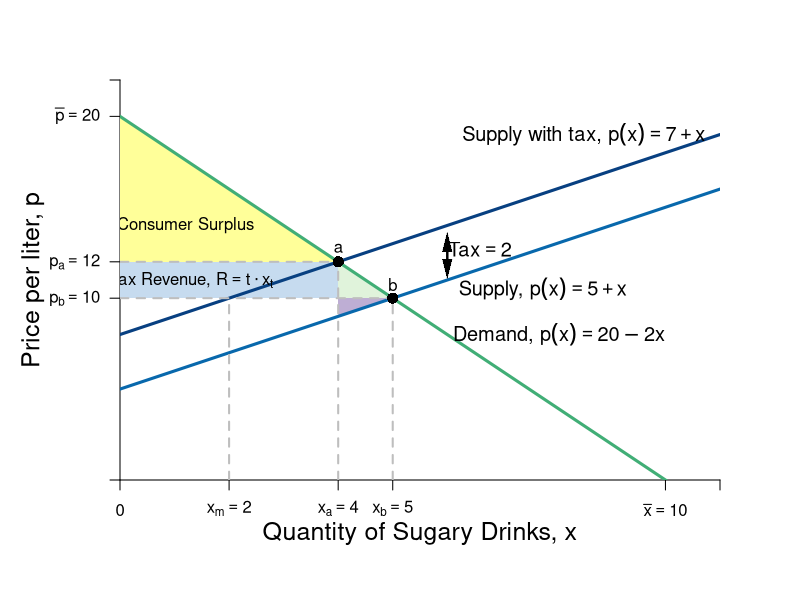

Generate this figure with R:
require(shape)
pdf(file = "indmarketdemand/sugar_tax.pdf", width = 9, height = 7)

#Set parameters for graphics
axislabelsize <- 1.5
labelsize <- 1.2
graphlinewidth <- 3
segmentlinewidth <- 2

COL <- c("#7fc97f", "#beaed4", "#fdc086", "#ffff99", "#386cb0", "#f0027f", "#bf5b17", "#666666")
COLA <- c("#e0f3db", "#99d8c9","#66c2a4","#41ae76", "#238b45", "#005824")
COLB <- c("#c6dbef", "#4eb3d3", "#2b8cbe", "#0868ac","#084081")
COLC <- c("#fcfbfd", "#efedf5", "#dadaeb", "#bcbddc", "#9e9ac8", "#807dba", "#6a51a3", "#54278f", "#3f007d")

par(mar =  c(6, 6, 4, 4))

mrsA <- function(x, rmax = 20, xmax = 10) {
  rmax - (rmax/xmax)*x
}

uA <- function(x, y, rmax = 20, xmax = 10) {
  y + rmax*x - (1/2)(rmax/xmax)*x^2
}

Qs <- function(x, tax = 0){
  x + 5 + tax
}

Qs_tax<- function(x, tax = 3){
  x + 5 + tax
}

xlims <- c(0, 11)
ylims <- c(0, 22)

npts <- 501 
x <- seq(xlims[1], xlims[2], length.out = npts)
y <- seq(ylims[1], ylims[2], length.out = npts) 
a <- c(46.08, 55, 64)
b <- c(46.08, 55, 64)

plot(0, 0, xlim = xlims, ylim = ylims, type = "n",
     xlab = expression(paste("")),
     ylab = expression(paste("")), 
     xaxt = "n", 
     yaxt = "n", 
     cex.lab = axislabelsize, 
     bty = "n",
     xaxs="i", 
     yaxs="i")

# ticksy <- seq(from = 0, to = ylims[2], by = 2)
# ylabels <- seq(from = 0, to = ylims[2], by = 2)
# ticksx <- seq(from = 0, to = xlims[2], by = 2)
# xlabels <- seq(from = 0, to = xlims[2], by = 2)
ticksy <- c(0, 10, 12, 20, ylims[2])
ylabels <- c(NA, expression(paste(p[b] == 10)), expression(paste(p[a] == 12)), expression(paste(bar(p) == 20)), NA)
ticksx <- c(0, 2, 4, 5, 10, xlims[2])
xlabels <- c(0, expression(paste(x["m"]) == 2),expression(paste(x[a]) == 4), expression(paste(x[b]) == 5), expression(paste(bar(x)==10)), NA)

axis(1, at = ticksx, pos = 0, labels = xlabels)
axis(2, at = ticksy, pos = 0, labels = ylabels, las = 1)

npts <- 500 
xx1 <- seq(xlims[1], xlims[2], length.out = npts)

# Tax Rev Q
xpoly <- c(4, 4, 5)
ypoly <- c(9, 10, 10)
polygon(x = xpoly, y = ypoly, col = COL[2], density=NULL, border = NA)

# Tax Rev P 
xpoly1 <- c(0, 4, 4, 0)
ypoly1 <- c(10, 10, 12, 12)
polygon(x = xpoly1, y = ypoly1, col = COLB[1], density=NULL, border = NA)

# DWL
xpoly2 <- c(4, 5, 4) 
ypoly2 <- c(10, 10, 12) # Change y1 to 10 to meet gray line
polygon(x = xpoly2, y = ypoly2, col = COLA[1], density=NULL, border = NA)

# CS 
xpoly3 <- c(0, 0, 4)
ypoly3 <- c(12, 20, 12)
polygon(x = xpoly3, y = ypoly3, col = COL[4], density=NULL, border = NA)


#Lines for mrs graph
lines(xx1, mrsA(xx1, rmax = 20, xmax = 10), col = COLA[4], lwd = graphlinewidth)

lines(xx1, Qs(xx1), col = COLB[4], lwd = graphlinewidth)
lines(xx1, Qs_tax(xx1), col = COLB[5], lwd = graphlinewidth)

# Market Price
segments(0, 12, 4, 12, lty = 2, col = "gray" , lwd = segmentlinewidth) 
segments(0, 10, 5, 10, lty = 2, col = "gray" , lwd = segmentlinewidth)

# Vert Seg from Q 
segments(5, 0, 5, 10, lty = 2, col = "gray" , lwd = segmentlinewidth)
segments(4, 0, 4, 12, lty = 2, col = "gray" , lwd = segmentlinewidth)

# Q*
segments(2, 0, 2, 10, lty = 2, col = "gray" , lwd = segmentlinewidth)

#Label axes
mtext(expression(paste("Quantity of Sugary Drinks, ", x)), side=1, line = 2.5, cex = axislabelsize)
text(-1.6, 0.5*ylims[2], expression(paste("Price per liter, ", p)), xpd = TRUE, cex = axislabelsize, srt = 90) 

#Label i
points(5, 10, pch = 16, col = "black", cex = 1.5)
text(5, 10.75, expression(b))

#Label g
points(4, 12, pch = 16, col = "black", cex = 1.5)
text(4, 12.75, expression(a))

#segments(4.11765, 6.17647, 5.88, 8.88, lty = 1, col = COL[2] , lwd = graphlinewidth)
text(8.5, 19, expression(paste("Supply with tax, ", p(x) == 7 + x)), cex = labelsize)
text(7.75, 10.5, expression(paste("Supply, ", p(x) == 5 + x)), cex = labelsize)
#text(7.3, 2.5, expression("Curve"))
#Arrows(7.3, 3.5, 7.3, 6.1, col = "black", lty = 1, lwd = 2, arr.type = "triangle", arr.lwd = 0.5)

#Label mrs function
text(8.05, 8, expression(paste("Demand, ", p(x) == 20 - 2*x)), cex = labelsize)
#Arrows(10, 7.5, 10, 5, col = "black", lty = 1, lwd = 2, arr.type = "triangle", arr.lwd = 0.5)

#Label satiation
#text(20, 3.5, expression(paste(x[max] == "Point")))
#text(20, 3, expression(paste("of Satiation")))
#Arrows(20, 2.5, 20, 0.5, col = "black", lty = 1, lwd = 2, arr.type = "triangle", arr.lwd = 0.5)

#Label highest willingness to pay
#text(1.25, 15, expression(paste("Consumer Surplus" )))
#text(1.25, 13.5, expression(paste(cs[t]==frac(1, 2)*bgroup("(",r[max] - p[t],")")*x)))
#text(2.5, 19, expression(paste(CS==frac(1, 2)*bgroup("(",20 - 12,")")*4, phantom()== 16)))
#Arrows(2, 18, 2, 13, col = "black", lty = 1, lwd = 2, arr.type = "triangle", arr.lwd = 0.5)

#Label tax revenue
text(1.3, 11, expression(paste("Tax Revenue, ", R==t%.%x[t])))
#text(3.5, 18, expression(paste(CS==frac(1, 2)*bgroup("(",r[max] - p,")")*x)))
#text(2, 2, expression(paste()))
#text(2.5, 0.75, expression(paste(R==2*bgroup("(",12 - 10,")")*4, phantom()== 8)))
#Arrows(2, 4, 2, 10.75, col = "black", lty = 1, lwd = 2, arr.type = "triangle", arr.lwd = 0.5)

#Label deadweight loss
#text(4.25, 17, expression("Deadweight Loss"))
#text(3.5, 18, expression(paste(CS==frac(1, 2)*bgroup("(",r[max] - p,")")*x)))
#text(4.25, 15.5, expression(paste(dwl==frac(1,2)*bgroup("(",x[nt] - x[t],")")*t)))
#text(4.5, 14.5, expression(paste(DWL==frac(1,2)*bgroup("(",12 - 10,")")*bgroup("(",5 - 4,")"), phantom()== 1)))
Arrows(6, 11.6, 6, 13.1, col = "black", lty = 1, lwd = 2, arr.type = "triangle", arr.lwd = 0.2)
Arrows(6, 13.1, 6, 11.6, col = "black", lty = 1, lwd = 2, arr.type = "triangle", arr.lwd = 0.2)
text(6.6, 12.7, expression(paste("Tax" == 2)), cex = labelsize)

# Label CS
text(1.2, 14, expression(paste("Consumer Surplus")))


dev.off()
